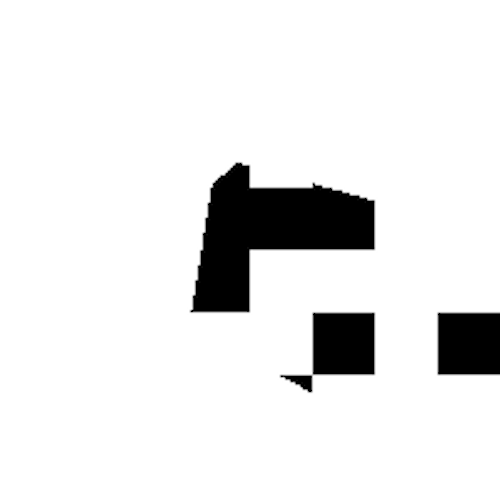
#> input picture ipsum-slice-0.bmp, 500 x 500 px
$ python Section_printing4.py
#> lines starting #> are read from the running program, lines starting #| are printed output that depends on the picture; long printed decimals are rounded
import numpy as np
import math
import matplotlib.pyplot as plt
import matplotlib.animation as animation
from matplotlib.axes import Axes
import sys
import time

ros_path = '/opt/ros/kinetic/lib/python2.7/dist-packages'
if ros_path in sys.path:
    sys.path.remove(ros_path)
import cv2
sys.path.append('/opt/ros/kinetic/lib/python2.7/dist-packages')

sys.setrecursionlimit(10**6)

class visualizer():
    def __init__(self, lines):
        self.x_pts = []
        self.y_pts = []

        self.pts = []

        self.fig = plt.figure()
        #self.ax = plt.axes(xlim = (0,500), ylim = (0,500))
        self.lines = lines

    #def Printing(self, pt1, pt2, line):

    def plot(self, p1):
        idx = 0
        clrs = ['b-', 'g-', 'r-', 'c-', 'm-', 'y-', 'k-', 'w-']
        mark_pts = ['bo', 'go', 'ro', 'co', 'mo', 'yo', 'ko', 'wo']

        for line in self.lines:
            #print(len(line))
            x = list(line[i][0] for i in range(len(line)))
            y = list(line[i][1] for i in range(len(line)))

            p1.plot(y, x, clrs[idx])
            p1.plot(y, x, mark_pts[idx],  label = 'Robot'+ str(idx))

            idx = idx + 1

            if (idx == len(clrs)):
                idx = 0
        #plt.show()

    def points_on_line(self):
        time_print = []
        time_travel = []
        for line in self.lines:
            time_print_individual = 0
            time_travel_individual = 0
            lx = []
            ly = []
            for index in range(len(line) - 1):
                pt1 = line[index]
                pt2 = line[index+1]

                print(pt1, pt2)
                x1 = pt1[0]
                y1 = pt1[1]
                x2 = pt2[0]
                y2 = pt2[1]

                if index%2 ==0 :    #printing
                    num_btw = 3*int(math.sqrt((x2 - x1)**2 + (y2 - y1)**2))#Number of points btw 2 points
                    time_print_individual = time_print_individual + num_btw
                else:           #travelling
                    num_btw = 1*int(math.sqrt((x2 - x1)**2 + (y2 - y1)**2))#Number of points btw 2 points
                    time_travel_individual = time_travel_individual + num_btw

                for t in range(num_btw):
                    x = x1 + (x2-x1) * (1/num_btw) * t
                    y = y1 + (y2-y1) * (1/num_btw) * t

                    lx.append(x)
                    ly.append(y)

            #print (lx, ly)
            self.x_pts.append(lx)
            self.y_pts.append(ly)
            #print(line)
            time_print.append(time_print_individual)
            time_travel.append(time_travel_individual)
        time_bot = []
        for i, j in zip(time_print, time_travel):
            time_bot.append(i + j)

        return time_bot

    def animation(self):
        mark_pts = ['bo', 'go', 'ro', 'co', 'mo', 'yo', 'ko', 'wo']
        idx = 0
        Anim = []
        #self.fig = plt.figure()

        p1 = self.fig.add_subplot(111)

        self.plot(p1)

        #p1.set_xlim([0, 60])
        #p1.set_ylim([0, 60])

        #for the rest
        def next(index):
            #i = 0
            color_id = index

            if (color_id+1 == len(mark_pts)):
                color_id = 5 #yellow, so black is shown

            pt, = p1.plot([], [], mark_pts[color_id+1])

            def bot():
                i = 0
                while(True):
                    yield i
                    i += 1

            def run(c):
                #Takes one more than original index
                pt.set_data(self.y_pts[index][c], self.x_pts[index][c])

            Anim.append(animation.FuncAnimation(self.fig,run,bot,interval=1))

            if index == len(self.x_pts) :
                Axes.set_aspect(p1, 'equal')
                plt.axis([0, 500, 500, 0])
                plt.legend()
                plt.show()
            else:
                #print (index)
                index = index + 1
                next(index) #Recursive Function as a loop

        next(index = -1)

    def main(self):
        #self.plot()
        clr = ['b', 'g', 'r', 'c', 'm', 'y', 'k', 'w']
        clrdot = ['bo', 'go', 'ro', 'co', 'mo', 'yo', 'ko', 'wo']
        time_bot = self.points_on_line()
        self.animation()

        #frames to min
        for i in range(len(time_bot)):
            time_bot[i] = time_bot[i] * 0.1
            time_bot[i] = time_bot[i]/120

        xaxis_val = []
        val = np.arange(len(time_bot))
        for i in range(len(val)):
            xaxis_val.append('Robot ' + str(val[i]))

        for i,t in enumerate(time_bot):
            print('Robot',i,': ', t)

        p2=self.fig.add_subplot(111)
        barval = plt.bar( xaxis_val, time_bot, width = 0.5, align = 'center' )
        for i in range(len(time_bot)):
            barval[i].set_color(clr[i])
        Axes.set_aspect(p2,'equal')
        plt.title('Elapsed Time')
        plt.ylabel('Time in Minutes')
        plt.show()

        p3 = self.fig.add_subplot(111)
        i = 0
        Axes.set_aspect(p2, 'equal')
        plt.axis([0, 500, 500, 0])
        print('25 percent')
        #plt.title('25% Graph')
        for ptx, pty in zip(self.x_pts, self.y_pts):
            ptx25 = ptx[0:int(len(ptx)/4)]
            pty25 = pty[0:int(len(ptx)/4)]

            plt.plot(pty25, ptx25, clr[i])
            plt.plot(pty25[-1], ptx25[-1], clrdot[i])
            i = i+1

        plt.show()

        i = 0
        plt.axis([0, 500, 500, 0])
        #plt.title('50% Graph')
        for ptx, pty in zip(self.x_pts, self.y_pts):
            ptx50 = ptx[0:int(len(ptx)/2)]
            pty50 = pty[0:int(len(ptx)/2)]

            plt.plot(pty50, ptx50, clr[i])
            plt.plot(pty50[-1], ptx50[-1], clrdot[i])
            i = i+1
        plt.show()

        i = 0
        plt.axis([0, 500, 500, 0])
        #plt.title('75% Graph')
        for ptx, pty in zip(self.x_pts, self.y_pts):
            ptx75 = ptx[0:int(len(ptx)*0.75)]
            pty75 = pty[0:int(len(ptx)*0.75)]

            plt.plot(pty75, ptx75, clr[i])
            plt.plot(pty75[-1], ptx75[-1], clrdot[i])
            i = i+1
        plt.show()

        i = 0
        plt.axis([0, 500, 500, 0])
        #plt.title('100% Graph')
        for ptx, pty in zip(self.x_pts, self.y_pts):
            plt.plot(pty, ptx, clr[i])
            plt.plot(pty[-1], ptx[-1], clrdot[i])
            i = i+1
        plt.show()

def get_image(img):

    black_points = []
    y_cor = []
    for num_row, line in enumerate(img):
        if (num_row%12 == 0):
            for num_col, column in enumerate(line):
                if column == 0:
                    y_cor.append(num_col)
                    black_points.append([num_row, num_col])

                    #isolated points:
                    try:
                        if (line[num_col+1] == line[num_col-1] == 255 ):
                            #putting extra same value, start and end at same point
                            y_cor.append(num_col)
                            black_points.append([num_row, num_col])
                    except:
                        pass
#> after the loop, black_points = 1704 pairs, first value 168 to 384, second value 194 to 499; y_cor = 1704 values, max 499 at index 1211, min 194 at index 1036, mean 319.2

    Points_of_Interest = []

    #Getting corners
    y_index = []
    for i in range(len(y_cor) - 1):
        if (y_cor[i] == y_cor[i+1] - 1 or y_cor[i] == y_cor[i+1] - 2) and (y_cor[i] == y_cor[i-1] + 1 or y_cor[i] == y_cor[i-1] + 2): continue
        y_index.append(i)
#> after the loop, y_index = 55 values from 0 to 1699

    for pts_index in y_index:
        Points_of_Interest.append(black_points[pts_index])
#> this loop made 55 passes
#> pts_index on passes 2 to 13: 14, 15, 17, 18, 43, 44, 161, 162, 172, 173, 175, 176
#> after the loop, Points_of_Interest = 55 pairs, first value 168 to 384, second value 194 to 499

    #list of lists to list of tuples
    #Points_of_Interest = [tuple(l) for l in Points_of_Interest]

    black_lines = []
    i = 0
    j = 1
    b = False
    while True:
        one_line = []
        one_line.append(Points_of_Interest[i])
        while (Points_of_Interest[i][0] == Points_of_Interest[j][0]):
            one_line.append(Points_of_Interest[j])
            j = j + 1
            if j >= len(Points_of_Interest):
                break

        one_line = sorted(one_line, key=lambda x: (x[1]), reverse=b)
        i = i + len(one_line)
        j = i + 1

        if b is False:
            b = True
        else:
            b = False
        if len(one_line)%2 == 0:
            black_lines.append(one_line)
        elif len(one_line) == 1:
            one_line = [one_line[0], one_line[0]]
            black_lines.append(one_line)

        if j >= len(Points_of_Interest):
            break
#> this loop made 18 passes
#> (one_line, i, j) on passes 1 to 12: ([[168, 232], [168, 248]], 2, 3), ([[180, 248], [180, 223], [180, 220], [180, 218]], 6, 7), ([[192, 211], [192, 328], [192, 331], [192, 341]], 10, 11), ([[204, 373], [204, 214], [204, 210], [204, 208]], 14, 15), ([[216, 209], [216, 373]], 16, 17), ([[228, 373], [228, 206]], 18, 19), ([[240, 204], [240, 373]], 20, 21), ([[252, 248], [252, 206], [252, 203], [252, 201]], 24, 25), ([[264, 201], [264, 248]], 26, 27), ([[276, 248], [276, 199]], 28, 29), ([[288, 196], [288, 248]], 30, 31), ([[300, 248], [300, 194]], 32, 33)
#> after the loop, black_lines = 17 items; i = 55

    black_lines_final = []
    #Each element will always have even number of elements
    for line in black_lines:
        if len(line) == 2:
            black_lines_final.append(line)
        else:
            temp_arr = [[line[i], line[i+1]] for i in range(len(line)) if i%2 == 0]
            for temp_pts in temp_arr:
                black_lines_final.append(temp_pts)
#> this loop made 17 passes
#> temp_arr on passes 2, 3, 4, 8, 13, 14, 15, 16, 17: [[[180, 248], [180, 223]], [[180, 220], [180, 218]]], [[[192, 211], [192, 328]], [[192, 331], [192, 341]]], [[[204, 373], [204, 214]], [[204, 210], [204, 208]]], [[[252, 248], [252, 206]], [[252, 203], [252, 201]]], [[[324, 314], [324, 373]], [[324, 439], [324, 499]]], [[[336, 499], [336, 439]], [[336, 373], [336, 314]]], [[[348, 314], [348, 373]], [[348, 439], [348, 499]]], [[[360, 499], [360, 439]], [[360, 373], [360, 314]]], [[[372, 314], [372, 373]], [[372, 439], [372, 499]]]
#> line on passes 1, 5, 6, 7, 9, 10: [[168, 232], [168, 248]], [[216, 209], [216, 373]], [[228, 373], [228, 206]], [[240, 204], [240, 373]], [[264, 201], [264, 248]], [[276, 248], [276, 199]]
#> after the loop, black_lines_final = 26 items

    return black_lines_final

if __name__ == '__main__':
    Paths  = []

    #Initial position of each robot
    pose = np.array([(300,350), (25,250), (50, 75), (250,25), (100,450)])

    img = cv2.imread('ipsum-slice-0.bmp', cv2.IMREAD_GRAYSCALE)
    lineSet0 = get_image(img)
#> lineSet0 = 26 items

    #for i,val in enumerate(lineSet0):
        #print(val)

    line0 = []
    for line in lineSet0:
        for pts in line:
            line0.append(pts)
#> this loop made 26 passes
#> line on passes 1 to 12: [[168, 232], [168, 248]], [[180, 248], [180, 223]], [[180, 220], [180, 218]], [[192, 211], [192, 328]], [[192, 331], [192, 341]], [[204, 373], [204, 214]], [[204, 210], [204, 208]], [[216, 209], [216, 373]], [[228, 373], [228, 206]], [[240, 204], [240, 373]], [[252, 248], [252, 206]], [[252, 203], [252, 201]]
#> after the loop, line0 = 52 pairs, first value 168 to 372, second value 194 to 499
    #for i in newline0:
        #print(i)
    num = list(pose[0])
    #line0.insert(0, num)
    for i in line0:
        print(i)
#> this loop made 52 passes
#> i on passes 1 to 12: [168, 232], [168, 248], [180, 248], [180, 223], [180, 220], [180, 218], [192, 211], [192, 328], [192, 331], [192, 341], [204, 373], [204, 214]
#| [168, 232]
#| [168, 248]
#| [180, 248]
#| [180, 223]
#| [180, 220]
#| [180, 218]
#| [192, 211]
#| [192, 328]
#> (further printed lines are left out)
    Paths.append(line0)

    img = cv2.imread('ipsum-slice-1.bmp', cv2.IMREAD_GRAYSCALE)
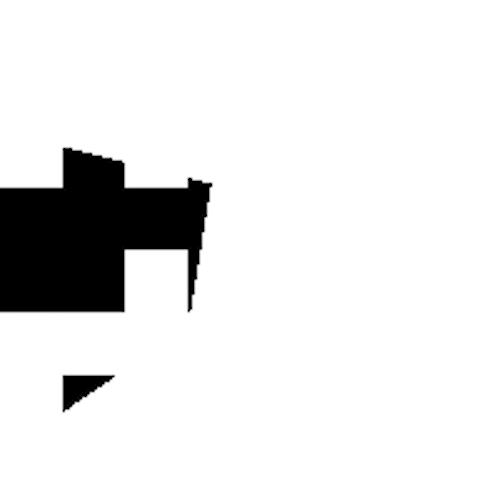
#> input picture ipsum-slice-1.bmp, 500 x 500 px
#> img: shape (500, 500); min 0, max 255, mean 230.4
    lineSet1 = get_image(img)
#> the loop in get_image (call 2), `for pts_index in y_index:` made 52 passes
#> pts_index on passes 2 to 13: 24, 25, 34, 35, 94, 95, 154, 155, 157, 158, 366, 367
#> the loop in get_image (call 2), `while True:` made 15 passes
#> (one_line, i, j) on passes 1, 2, 3, 4, 5, 6, 7, 8, 9, 10, 12, 13: ([[156, 64], [156, 88], [156, 91], [156, 100]], 4, 5), ([[168, 123], [168, 64]], 6, 7), ([[180, 64], [180, 123], [180, 189], [180, 191]], 10, 11), ([[192, 208], [192, 0]], 12, 13), ([[204, 0], [204, 205]], 14, 15), ([[216, 205], [216, 0]], 16, 17), ([[228, 0], [228, 203]], 18, 19), ([[240, 200], [240, 0]], 20, 21), ([[252, 0], [252, 123], [252, 189], [252, 198]], 24, 25), ([[264, 195], [264, 189], [264, 123], [264, 0]], 28, 29), ([[288, 193], [288, 189], [288, 123], [288, 0]], 38, 39), ([[300, 0], [300, 123], [300, 189], [300, 190]], 42, 43)
#> (i, j) on pass 11: (34, 35)
#> the loop in get_image (call 2), `for line in black_lines:` made 14 passes
#> temp_arr on passes 1, 3, 9, 10, 12, 13, 14: [[[156, 64], [156, 88]], [[156, 91], [156, 100]]], [[[180, 64], [180, 123]], [[180, 189], [180, 191]]], [[[252, 0], [252, 123]], [[252, 189], [252, 198]]], [[[264, 195], [264, 189]], [[264, 123], [264, 0]]], [[[288, 193], [288, 189]], [[288, 123], [288, 0]]], [[[300, 0], [300, 123]], [[300, 189], [300, 190]]], [[[384, 101], [384, 96]], [[384, 93], [384, 64]]]
#> line on passes 2, 4, 5, 6, 7, 8: [[168, 123], [168, 64]], [[192, 208], [192, 0]], [[204, 0], [204, 205]], [[216, 205], [216, 0]], [[228, 0], [228, 203]], [[240, 200], [240, 0]]
#> lineSet1 = 23 items
    line1 = []
    for line in lineSet1:
        for pts in line:
            line1.append(pts)
#> this loop made 23 passes
#> line on passes 1 to 12: [[156, 64], [156, 88]], [[156, 91], [156, 100]], [[168, 123], [168, 64]], [[180, 64], [180, 123]], [[180, 189], [180, 191]], [[192, 208], [192, 0]], [[204, 0], [204, 205]], [[216, 205], [216, 0]], [[228, 0], [228, 203]], [[240, 200], [240, 0]], [[252, 0], [252, 123]], [[252, 189], [252, 198]]
#> after the loop, line1 = 46 pairs, first value 156 to 384, second value 0 to 208
    num = list(pose[1])
    #line1.insert(0, num)
    Paths.append(line1)
    #print(line1)

    img = cv2.imread('ipsum-slice-2.bmp', cv2.IMREAD_GRAYSCALE)
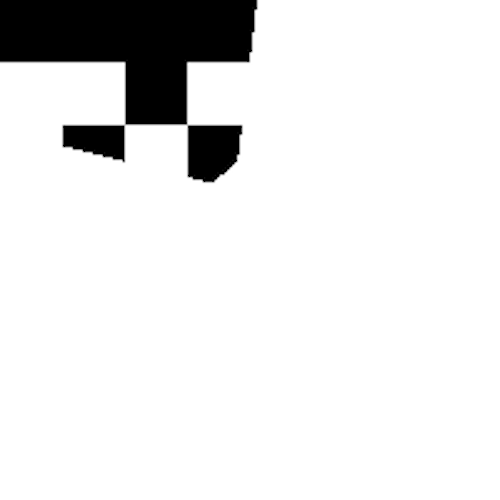
#> input picture ipsum-slice-2.bmp, 500 x 500 px
#> img: shape (500, 500); min 0, max 255, mean 230.6
    lineSet2 = get_image(img)
#> lineSet2 = 21 items
    line2 = []
    for line in lineSet2:
        for pts in line:
            line2.append(pts)
#> this loop made 21 passes
#> line on passes 1 to 12: [[0, 0], [0, 255]], [[12, 253], [12, 0]], [[24, 0], [24, 253]], [[36, 250], [36, 0]], [[48, 0], [48, 250]], [[60, 248], [60, 186]], [[60, 183], [60, 129]], [[60, 125], [60, 0]], [[72, 126], [72, 185]], [[84, 185], [84, 126]], [[96, 126], [96, 185]], [[108, 185], [108, 126]]
#> after the loop, line2 = 42 pairs, first value 0 to 168, second value 0 to 255
    num = list(pose[2])
    #line2.insert(0, num)
    Paths.append(line2)
    #print(line2)

    img = cv2.imread('ipsum-slice-3.bmp', cv2.IMREAD_GRAYSCALE)
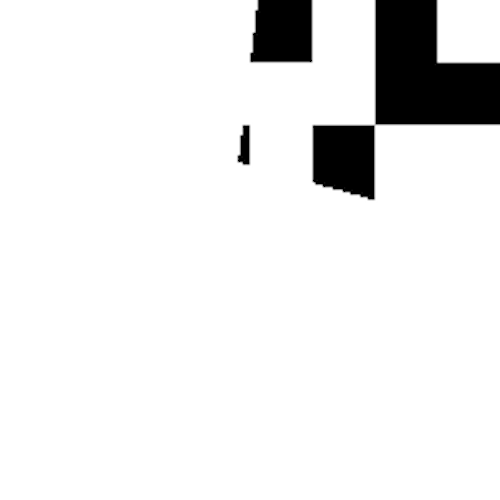
#> input picture ipsum-slice-3.bmp, 500 x 500 px
#> img: shape (500, 500); min 0, max 255, mean 235.1
    lineSet3 = get_image(img)
#> lineSet3 = 28 items
    line3 = []
    for line in lineSet3:
        for pts in line:
            line3.append(pts)
#> this loop made 28 passes
#> line on passes 1 to 12: [[0, 259], [0, 310]], [[0, 376], [0, 435]], [[12, 435], [12, 376]], [[12, 310], [12, 261]], [[12, 258], [12, 256]], [[24, 256], [24, 310]], [[24, 376], [24, 435]], [[36, 435], [36, 376]], [[36, 310], [36, 254]], [[48, 254], [48, 310]], [[48, 376], [48, 435]], [[60, 435], [60, 376]]
#> after the loop, line3 = 56 pairs, first value 0 to 180, second value 239 to 499
    num = list(pose[3])
    #line3.insert(0, num)
    Paths.append(line3)
    #print(line3)

    img = cv2.imread('ipsum-slice-4.bmp', cv2.IMREAD_GRAYSCALE)
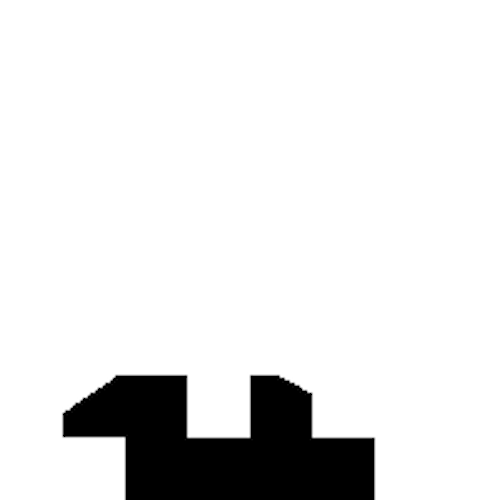
#> input picture ipsum-slice-4.bmp, 500 x 500 px
#> img is the input picture: shape (500, 500); min 0, max 255, mean 228.9
    lineSet4 = get_image(img)
#> lineSet4 = 17 items
    line4 = []
    for line in lineSet4:
        for pts in line:
            line4.append(pts)
#> this loop made 17 passes
#> line on passes 1 to 12: [[384, 106], [384, 110]], [[384, 114], [384, 185]], [[384, 251], [384, 285]], [[384, 289], [384, 293]], [[396, 310], [396, 251]], [[396, 185], [396, 94]], [[396, 90], [396, 89]], [[408, 72], [408, 185]], [[408, 251], [408, 310]], [[420, 310], [420, 251]], [[420, 185], [420, 64]], [[432, 64], [432, 185]]
#> after the loop, line4 = 34 pairs, first value 384 to 480, second value 64 to 373
    num = list(pose[4])
    #line4.insert(0, num)
    Paths.append(line4)
    #print(line4)

    clrdot = ['bo', 'go', 'ro', 'co', 'mo', 'yo', 'ko', 'wo']
    i = 0
    plt.axis([0, 500, 500, 0])
    #plt.title('Initial Positions')
    for pts in pose:
        plt.plot(pts[1], pts[0], clrdot[i])
        i = i+1
    plt.show()

    display = visualizer(lines = Paths)
#> in __init__, `self.lines = lines`: self.lines = 5 items
    display.main()
#> the loop in points_on_line, `for line in self.lines:` made 5 passes
#> (printed output is left out)
#> after the loop in points_on_line, `for line in self.lines:`: time_print = [5016, 5538, 6135, 4815, 5352]; time_travel = [781, 692, 504, 1074, 506]
#> the loop in points_on_line, `for i, j in zip(time_print, time_travel):` made 5 passes
#> (i, j) on passes 1 to 5: (5016, 781), (5538, 692), (6135, 504), (4815, 1074), (5352, 506)
#> after the loop in points_on_line, `for i, j in zip(time_print, time_travel):`: time_bot = [5797, 6230, 6639, 5889, 5858]
#> the loop in plot, `for line in self.lines:` made 5 passes
#> after the loop in plot, `for line in self.lines:`: idx = 5
#> the loop in main, `for i in range(len(time_bot)):` made 5 passes
#> after the loop in main, `for i in range(len(time_bot)):`: time_bot = [4.83, 5.19, 5.53, 4.91, 4.88]
#> in main, `val = np.arange(len(time_bot))`: val = [0, 1, 2, 3, 4]
#> the loop in main, `for i in range(len(val)):` made 5 passes
#> after the loop in main, `for i in range(len(val)):`: xaxis_val = ['Robot 0', 'Robot 1', 'Robot 2', 'Robot 3', 'Robot 4']
#> the loop in main, `for i,t in enumerate(time_bot):` made 5 passes
#> t on passes 1 to 5: 4.83, 5.19, 5.53, 4.91, 4.88
#| Robot 0 :  4.831
#| Robot 1 :  5.192
#| Robot 2 :  5.533
#| Robot 3 :  4.9075
#| Robot 4 :  4.882
#> in main, `barval = plt.bar( xaxis_val, time_bot, width = 0.5, align = 'center' )`: barval = 5 items
#> in main, `plt.show()`:
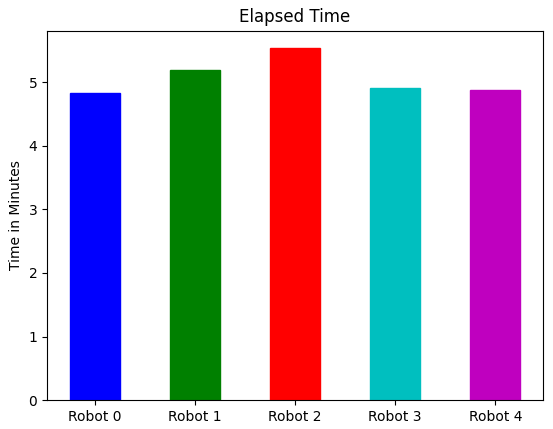
#> figure drawn by matplotlib, 1 panel; tallest bar 5.53 high, from x = 1.75 to 2.25
#> the loop in main, `for ptx, pty in zip(self.x_pts, self.y_pts):` made 5 passes
#> after the loop in main, `for ptx, pty in zip(self.x_pts, self.y_pts):`: i = 5
#> in main, `plt.show()`:
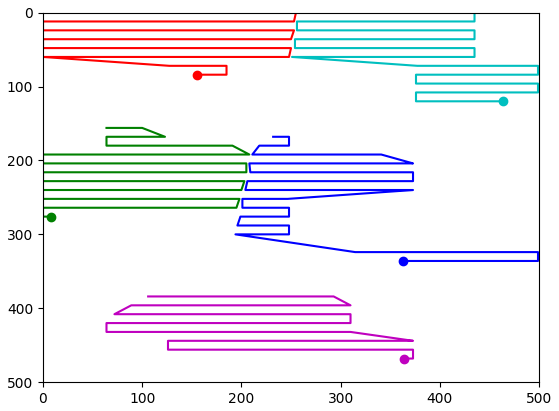
#> figure drawn by matplotlib, 1 panel
#> in main, `plt.show()`:
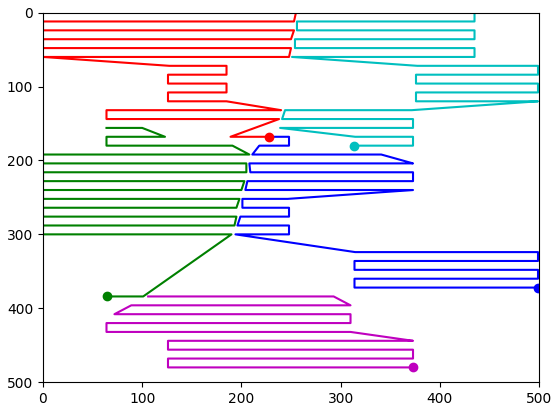
#> figure drawn by matplotlib, 1 panel
